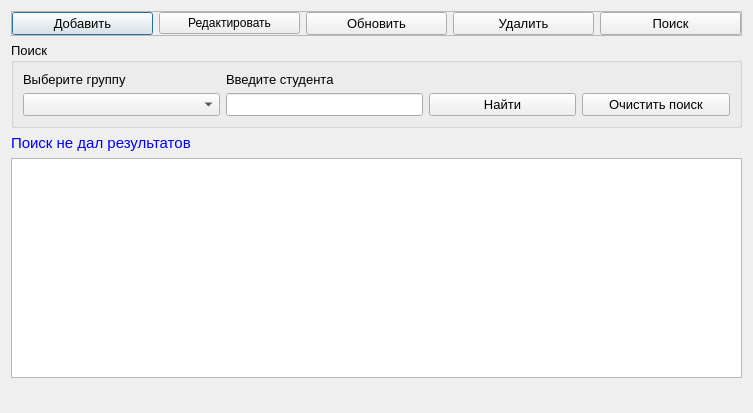
<?xml version="1.0" encoding="UTF-8"?>
<ui version="4.0">
 <class>Obchejitie</class>
 <widget class="QDialog" name="Obchejitie">
  <property name="geometry">
   <rect>
    <x>0</x>
    <y>0</y>
    <width>753</width>
    <height>413</height>
   </rect>
  </property>
  <property name="windowTitle">
   <string>Общежитие</string>
  </property>
  <layout class="QGridLayout" name="gridLayout_3">
   <item row="0" column="0">
    <widget class="QFrame" name="frame">
     <property name="frameShape">
      <enum>QFrame::StyledPanel</enum>
     </property>
     <property name="frameShadow">
      <enum>QFrame::Raised</enum>
     </property>
     <layout class="QGridLayout" name="gridLayout_2">
      <property name="leftMargin">
       <number>0</number>
      </property>
      <property name="topMargin">
       <number>0</number>
      </property>
      <property name="rightMargin">
       <number>0</number>
      </property>
      <property name="bottomMargin">
       <number>0</number>
      </property>
      <property name="verticalSpacing">
       <number>6</number>
      </property>
      <item row="0" column="0">
       <widget class="QPushButton" name="pushButton_add">
        <property name="font">
         <font>
          <pointsize>10</pointsize>
         </font>
        </property>
        <property name="text">
         <string>Добавить</string>
        </property>
        <property name="icon">
         <iconset resource="resourses.qrc">
          <normaloff>:/img/img/add.png</normaloff>:/img/img/add.png</iconset>
        </property>
       </widget>
      </item>
      <item row="0" column="2">
       <widget class="QPushButton" name="pushButton_update">
        <property name="font">
         <font>
          <pointsize>10</pointsize>
         </font>
        </property>
        <property name="text">
         <string>Обновить</string>
        </property>
        <property name="icon">
         <iconset resource="resourses.qrc">
          <normaloff>:/img/img/refresh.png</normaloff>:/img/img/refresh.png</iconset>
        </property>
       </widget>
      </item>
      <item row="0" column="3">
       <widget class="QPushButton" name="pushButton_del">
        <property name="font">
         <font>
          <pointsize>10</pointsize>
         </font>
        </property>
        <property name="text">
         <string>Удалить</string>
        </property>
        <property name="icon">
         <iconset resource="resourses.qrc">
          <normaloff>:/img/img/delete.png</normaloff>:/img/img/delete.png</iconset>
        </property>
       </widget>
      </item>
      <item row="0" column="4">
       <widget class="QPushButton" name="pushButton_search">
        <property name="font">
         <font>
          <pointsize>10</pointsize>
         </font>
        </property>
        <property name="text">
         <string>Поиск</string>
        </property>
        <property name="icon">
         <iconset resource="resourses.qrc">
          <normaloff>:/img/img/find.png</normaloff>:/img/img/find.png</iconset>
        </property>
       </widget>
      </item>
      <item row="0" column="1">
       <widget class="QPushButton" name="pushButton_edit">
        <property name="text">
         <string>Редактировать</string>
        </property>
        <property name="icon">
         <iconset resource="resourses.qrc">
          <normaloff>:/img/img/edit.png</normaloff>:/img/img/edit.png</iconset>
        </property>
       </widget>
      </item>
     </layout>
    </widget>
   </item>
   <item row="1" column="0">
    <widget class="QGroupBox" name="groupBox_search">
     <property name="font">
      <font>
       <pointsize>10</pointsize>
      </font>
     </property>
     <property name="title">
      <string>Поиск</string>
     </property>
     <layout class="QGridLayout" name="gridLayout" columnstretch="4,4,3,3">
      <property name="leftMargin">
       <number>9</number>
      </property>
      <property name="topMargin">
       <number>9</number>
      </property>
      <property name="rightMargin">
       <number>9</number>
      </property>
      <property name="bottomMargin">
       <number>9</number>
      </property>
      <property name="verticalSpacing">
       <number>6</number>
      </property>
      <item row="1" column="1">
       <widget class="QLineEdit" name="lineEdit_student">
        <property name="clearButtonEnabled">
         <bool>true</bool>
        </property>
       </widget>
      </item>
      <item row="1" column="0">
       <widget class="QComboBox" name="comboBox_gruppa"/>
      </item>
      <item row="0" column="1">
       <widget class="QLabel" name="label">
        <property name="font">
         <font>
          <pointsize>10</pointsize>
         </font>
        </property>
        <property name="text">
         <string>Введите студента</string>
        </property>
       </widget>
      </item>
      <item row="1" column="3">
       <widget class="QPushButton" name="pushButton_clear">
        <property name="font">
         <font>
          <pointsize>10</pointsize>
         </font>
        </property>
        <property name="text">
         <string>Очистить поиск</string>
        </property>
        <property name="icon">
         <iconset resource="resourses.qrc">
          <normaloff>:/img/img/clear.png</normaloff>:/img/img/clear.png</iconset>
        </property>
       </widget>
      </item>
      <item row="1" column="2">
       <widget class="QPushButton" name="pushButton_find">
        <property name="font">
         <font>
          <pointsize>10</pointsize>
         </font>
        </property>
        <property name="text">
         <string>Найти</string>
        </property>
        <property name="icon">
         <iconset resource="resourses.qrc">
          <normaloff>:/img/img/findOk.png</normaloff>:/img/img/findOk.png</iconset>
        </property>
       </widget>
      </item>
      <item row="0" column="0">
       <widget class="QLabel" name="label_3">
        <property name="text">
         <string>Выберите группу</string>
        </property>
       </widget>
      </item>
     </layout>
    </widget>
   </item>
   <item row="2" column="0">
    <widget class="QLabel" name="label_result">
     <property name="maximumSize">
      <size>
       <width>16777215</width>
       <height>20</height>
      </size>
     </property>
     <property name="font">
      <font>
       <pointsize>11</pointsize>
      </font>
     </property>
     <property name="styleSheet">
      <string notr="true">color:rgb(0, 0, 255)</string>
     </property>
     <property name="text">
      <string>Поиск не дал результатов</string>
     </property>
    </widget>
   </item>
   <item row="3" column="0">
    <widget class="QTableView" name="tableView">
     <property name="font">
      <font>
       <pointsize>10</pointsize>
      </font>
     </property>
     <property name="contextMenuPolicy">
      <enum>Qt::ActionsContextMenu</enum>
     </property>
     <property name="alternatingRowColors">
      <bool>true</bool>
     </property>
     <property name="selectionMode">
      <enum>QAbstractItemView::SingleSelection</enum>
     </property>
     <property name="selectionBehavior">
      <enum>QAbstractItemView::SelectRows</enum>
     </property>
    </widget>
   </item>
   <item row="4" column="0">
    <widget class="QLabel" name="label_naideno_2">
     <property name="font">
      <font>
       <pointsize>12</pointsize>
      </font>
     </property>
     <property name="styleSheet">
      <string notr="true">color:rgb(85, 0, 255)</string>
     </property>
     <property name="text">
      <string/>
     </property>
    </widget>
   </item>
  </layout>
  <widget class="QLabel" name="label_naideno">
   <property name="geometry">
    <rect>
     <x>380</x>
     <y>243</y>
     <width>16</width>
     <height>19</height>
    </rect>
   </property>
   <property name="font">
    <font>
     <pointsize>12</pointsize>
    </font>
   </property>
   <property name="styleSheet">
    <string notr="true">color:rgb(85, 0, 255)</string>
   </property>
   <property name="text">
    <string/>
   </property>
  </widget>
  <action name="actionEdit">
   <property name="icon">
    <iconset resource="resourses.qrc">
     <normaloff>:/img/img/edit.png</normaloff>:/img/img/edit.png</iconset>
   </property>
   <property name="text">
    <string>Редактировать выбранную запись</string>
   </property>
  </action>
  <action name="actionDelete">
   <property name="icon">
    <iconset resource="resourses.qrc">
     <normaloff>:/img/img/delete.png</normaloff>:/img/img/delete.png</iconset>
   </property>
   <property name="text">
    <string>Удалить выбранную запись</string>
   </property>
  </action>
 </widget>
 <resources>
  <include location="resourses.qrc"/>
 </resources>
 <connections/>
</ui>
